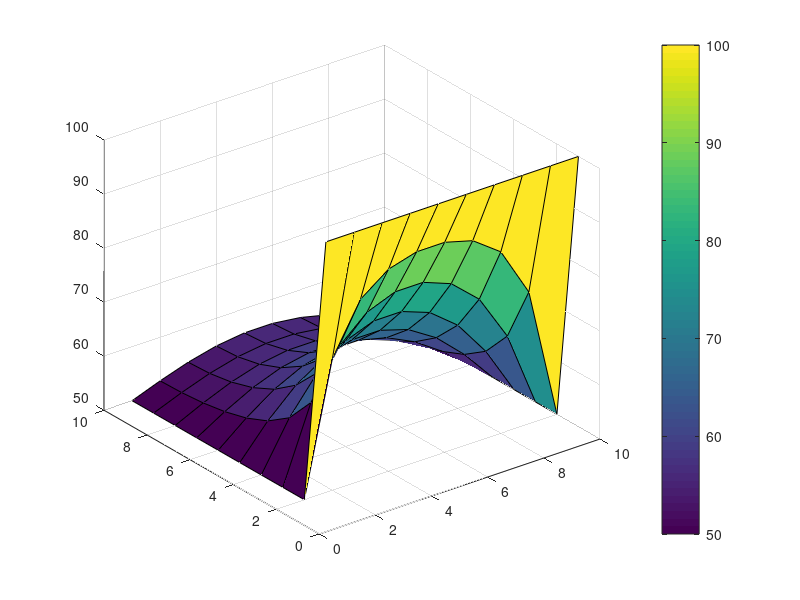

Recreate this plot in MATLAB.
clear all;
clc;
close all;
N_MAX=10;
T=zeros(N_MAX,N_MAX);
r=zeros(N_MAX,N_MAX);
T(:,1)=50;
T(:,N_MAX)=50;
T(1,:)=100;
w= 4/(2+(2*sqrt(1-(cos(pi/(N_MAX-1)^2)))));
tol = 10^(-5);
err=100;
tol=10^-6;
while err > tol
for i=2:N_MAX
    for j=2:N_MAX-1
        if i == N_MAX
%             r(i,j) = 2*T(i-1,j)+T(i,j-1)+T(i,j+1);
               r(i,j) = (2*T(i-1,j)+T(i,j-1)+T(i,j+1)-4*T(i,j))/4;
        else 
%             r(i,j) = T(i-1,j)+T(i+1,j)+T(i,j-1)+T(i,j+1);            
           r(i,j) = (T(i-1,j)+T(i+1,j)+T(i,j-1)+T(i,j+1)-4*T(i,j))/4;
        end
        T(i,j) = T(i,j) + r(i,j)*w;    
    end
%     T(i,:) = T(i,:) + r(i,:)*w;
end
%   T = T + r*w;
err = max(max(abs(r)));
end
surf(T);
colorbar;
